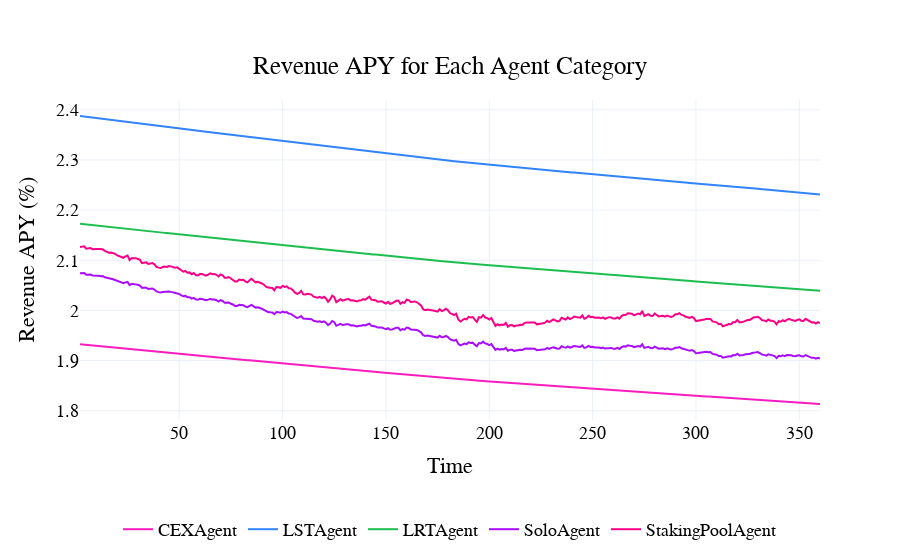

Notebook code for this chart:
### Code cell
visualizations.plot_revenue_APY_for_agents(df, agents)

### Figure 1 — Plotly figure (JSON) as saved in the notebook; plotly's stock layout.template omitted (floating-point values rounded to 4 significant figures; data arrays with more than 128 entries replaced by an {"elided": "..."} marker saying what was removed)
{"data": [{"line": {"color": "#FC1CBF"}, "name": "CEXAgent", "type": "scatter", "x": {"elided": "359 int values"}, "y": {"elided": "359 float values"}}, {"line": {"color": "#3283FE"}, "name": "LSTAgent", "type": "scatter", "x": {"elided": "359 int values"}, "y": {"elided": "359 float values"}}, {"line": {"color": "#1CBE4F"}, "name": "LRTAgent", "type": "scatter", "x": {"elided": "359 int values"}, "y": {"elided": "359 float values"}}, {"line": {"color": "#AA0DFE"}, "name": "SoloAgent", "type": "scatter", "x": {"elided": "359 int values"}, "y": {"elided": "359 float values"}}, {"line": {"color": "#FA0087"}, "name": "StakingPoolAgent", "type": "scatter", "x": {"elided": "359 int values"}, "y": {"elided": "359 float values"}}], "layout": {"font": {"color": "black", "family": "Arial", "size": 18}, "hovermode": "x unified", "legend": {"font": {"color": "black", "size": 18}, "orientation": "h", "x": 0.5, "xanchor": "center", "y": -0.4, "yanchor": "bottom"}, "paper_bgcolor": "rgba(255, 255, 255, 1)", "plot_bgcolor": "rgba(255, 255, 255, 1)", "title": {"text": "Revenue APY for Each Agent Category", "x": 0.5, "xanchor": "center", "y": 0.9, "yanchor": "top"}, "xaxis": {"title": {"text": "Time"}}, "yaxis": {"title": {"text": "Revenue APY (%)"}}}}
